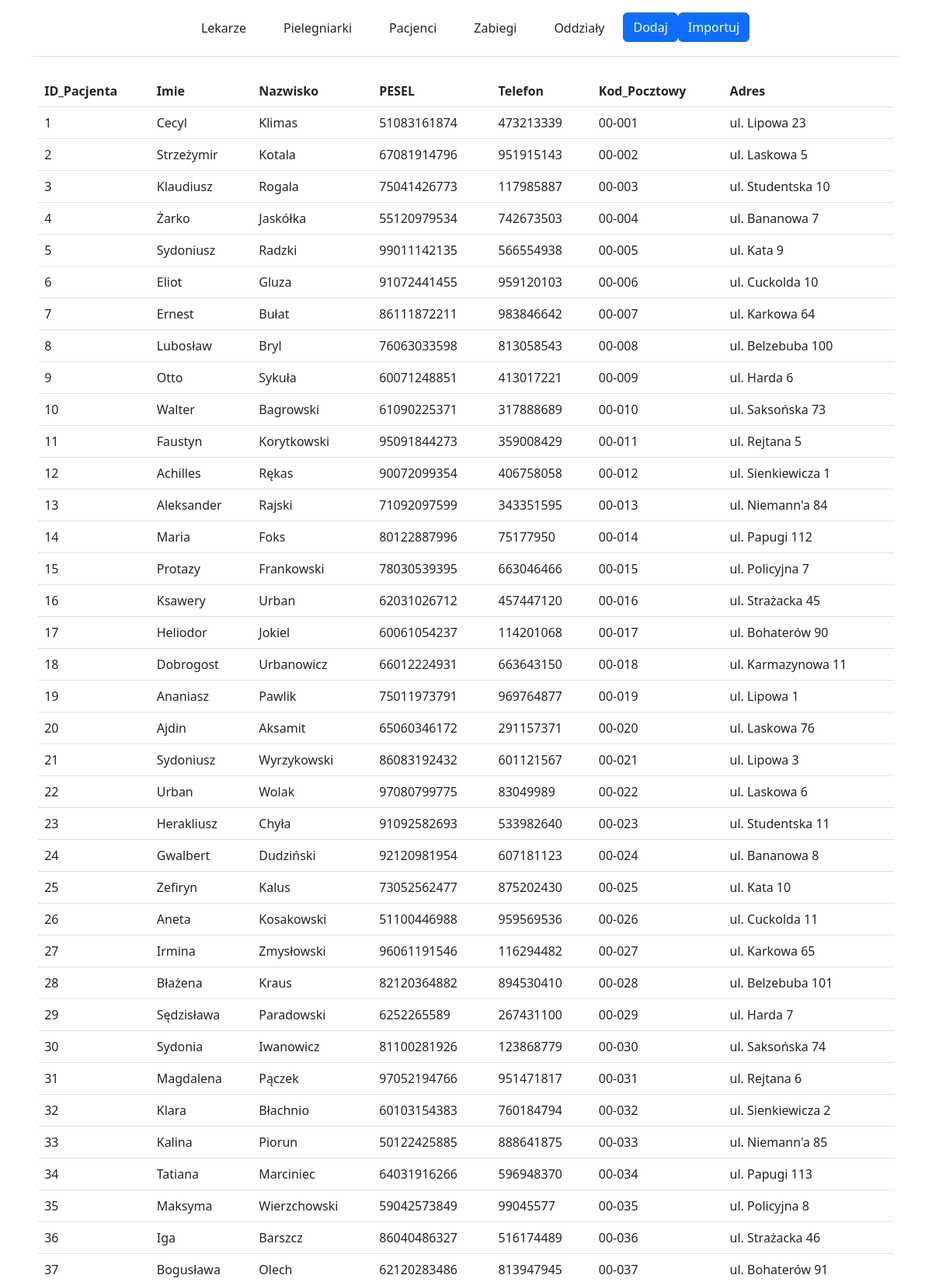
The page /mockup.php?name=Pacjenci (upper part) on the database its author committed.
### tables this page shows
CREATE TABLE `Pacjenci` (
  `ID_Pacjenta` int NOT NULL,
  `Imie` varchar(50) NOT NULL,
  `Nazwisko` varchar(50) NOT NULL,
  `PESEL` varchar(11) NOT NULL,
  `Telefon` varchar(9) DEFAULT NULL,
  `Kod_Pocztowy` varchar(6) DEFAULT NULL,
  `Adres` varchar(100) DEFAULT NULL
);

### db.php (called while the page is built, shortened)
<?php
class Baza {
    private static $db;
    private function __construct() {
        $this->conn = new mysqli('localhost', 'root', 'root', 'Szpital');
    }
    public static function getConnection() {
        if (self::$db == null) {
            self::$db = new Baza();
        }
        return self::$db;
    }
    public static function getTable($table){
        return self::$db->conn->query("CALL getData('$table')");
    }
}
?>

### mockup.php (the view, shortened to what this page needs)
<!DOCTYPE html>
<html>
    <head>
        <link href="https://cdn.jsdelivr.net/npm/bootstrap@5.3.0-alpha1/dist/css/bootstrap.min.css" rel="stylesheet">
    </head>
    <body>
        <div class="container">
            <header class="align-items-center justify-content-center justify-content-md-between py-3 mb-4 border-bottom">
                    <ul class="nav col-10 col-md-auto mb-2 justify-content-center mb-md-0">
                        <li><a href="mockup.php?name=Lekarze" class="nav-link px-4 link-dark">Lekarze</a></li>
                        <li><a href="mockup.php?name=Pielegniarki" class="nav-link px-4 link-dark">Pielegniarki</a></li>
                        <li><a href="mockup.php?name=Pacjenci" class="nav-link px-4 link-dark">Pacjenci</a></li>
                        <li><a href="mockup.php?name=Zabiegi" class="nav-link px-4 link-dark">Zabiegi</a></li>
                        <li><a href="mockup.php?name=Oddzialy" class="nav-link px-4 link-dark">Oddziały</a></li>
                        <a href='newPatient.php'><button type="button" class="btn btn-primary">Dodaj</button></a>
                        <a href='dataImport.php'><button type="button" class="btn btn-primary">Importuj</button></a>
                    </ul>
            </header>
        </div>
        <div class="row justify-content-center">
            <table class="table table-responsive" style="width: 90%">
                <?php
                    include 'db.php';
                    $tab = Baza::getTable($_GET['name']);
                    $row = $tab->fetch_assoc();
                    echo "<thead>";
                        foreach(array_keys($row) as $header) {
                            echo "<th scope='col'>".$header."</th>";
                        }
                    echo "</thead>";
                    echo "<tbody>";
                        do {
                            echo "<tr>";
                            foreach ($row as $data) {
                                echo "<td>".$data."</td>";
                            }
                            echo "</tr>";
                        } while ($row = $tab->fetch_assoc());
                    echo "</tbody>";
                ?>
            </table>
        </div>
    </body>
</html>

### rows shown on the page
pacjenci: ID_Pacjenta "1", Imie "Cecyl", Nazwisko "Klimas", PESEL "51083161874", Telefon "473213339", Kod_Pocztowy "00-001", Adres "ul. Lipowa 23"
pacjenci: ID_Pacjenta "2", Imie "Strzeżymir", Nazwisko "Kotala", PESEL "67081914796", Telefon "951915143", Kod_Pocztowy "00-002", Adres "ul. Laskowa 5"
pacjenci: ID_Pacjenta "3", Imie "Klaudiusz", Nazwisko "Rogala", PESEL "75041426773", Telefon "117985887", Kod_Pocztowy "00-003", Adres "ul. Studentska 10"
pacjenci: ID_Pacjenta "4", Imie "Żarko", Nazwisko "Jaskółka", PESEL "55120979534", Telefon "742673503", Kod_Pocztowy "00-004", Adres "ul. Bananowa 7"
pacjenci: ID_Pacjenta "5", Imie "Sydoniusz", Nazwisko "Radzki", PESEL "99011142135", Telefon "566554938", Kod_Pocztowy "00-005", Adres "ul. Kata 9"
pacjenci: ID_Pacjenta "6", Imie "Eliot", Nazwisko "Gluza", PESEL "91072441455", Telefon "959120103", Kod_Pocztowy "00-006", Adres "ul. Cuckolda 10"
pacjenci: ID_Pacjenta "7", Imie "Ernest", Nazwisko "Bułat", PESEL "86111872211", Telefon "983846642", Kod_Pocztowy "00-007", Adres "ul. Karkowa 64"
pacjenci: ID_Pacjenta "8", Imie "Lubosław", Nazwisko "Bryl", PESEL "76063033598", Telefon "813058543", Kod_Pocztowy "00-008", Adres "ul. Belzebuba 100"
pacjenci: ID_Pacjenta "9", Imie "Otto", Nazwisko "Sykuła", PESEL "60071248851", Telefon "413017221", Kod_Pocztowy "00-009", Adres "ul. Harda 6"
pacjenci: ID_Pacjenta "10", Imie "Walter", Nazwisko "Bagrowski", PESEL "61090225371", Telefon "317888689", Kod_Pocztowy "00-010", Adres "ul. Saksońska 73"
pacjenci: ID_Pacjenta "11", Imie "Faustyn", Nazwisko "Korytkowski", PESEL "95091844273", Telefon "359008429", Kod_Pocztowy "00-011", Adres "ul. Rejtana 5"
pacjenci: ID_Pacjenta "12", Imie "Achilles", Nazwisko "Rękas", PESEL "90072099354", Telefon "406758058", Kod_Pocztowy "00-012", Adres "ul. Sienkiewicza 1"
pacjenci: ID_Pacjenta "13", Imie "Aleksander", Nazwisko "Rajski", PESEL "71092097599", Telefon "343351595", Kod_Pocztowy "00-013", Adres "ul. Niemann'a 84"
pacjenci: ID_Pacjenta "14", Imie "Maria", Nazwisko "Foks", PESEL "80122887996", Telefon "75177950", Kod_Pocztowy "00-014", Adres "ul. Papugi 112"
pacjenci: ID_Pacjenta "15", Imie "Protazy", Nazwisko "Frankowski", PESEL "78030539395", Telefon "663046466", Kod_Pocztowy "00-015", Adres "ul. Policyjna 7"
pacjenci: ID_Pacjenta "16", Imie "Ksawery", Nazwisko "Urban", PESEL "62031026712", Telefon "457447120", Kod_Pocztowy "00-016", Adres "ul. Strażacka 45"
pacjenci: ID_Pacjenta "17", Imie "Heliodor", Nazwisko "Jokiel", PESEL "60061054237", Telefon "114201068", Kod_Pocztowy "00-017", Adres "ul. Bohaterów 90"
pacjenci: ID_Pacjenta "18", Imie "Dobrogost", Nazwisko "Urbanowicz", PESEL "66012224931", Telefon "663643150", Kod_Pocztowy "00-018", Adres "ul. Karmazynowa 11"
pacjenci: ID_Pacjenta "19", Imie "Ananiasz", Nazwisko "Pawlik", PESEL "75011973791", Telefon "969764877", Kod_Pocztowy "00-019", Adres "ul. Lipowa 1"
pacjenci: ID_Pacjenta "20", Imie "Ajdin", Nazwisko "Aksamit", PESEL "65060346172", Telefon "291157371", Kod_Pocztowy "00-020", Adres "ul. Laskowa 76"
pacjenci: ID_Pacjenta "21", Imie "Sydoniusz", Nazwisko "Wyrzykowski", PESEL "86083192432", Telefon "601121567", Kod_Pocztowy "00-021", Adres "ul. Lipowa 3"
pacjenci: ID_Pacjenta "22", Imie "Urban", Nazwisko "Wolak", PESEL "97080799775", Telefon "83049989", Kod_Pocztowy "00-022", Adres "ul. Laskowa 6"
pacjenci: ID_Pacjenta "23", Imie "Herakliusz", Nazwisko "Chyła", PESEL "91092582693", Telefon "533982640", Kod_Pocztowy "00-023", Adres "ul. Studentska 11"
pacjenci: ID_Pacjenta "24", Imie "Gwalbert", Nazwisko "Dudziński", PESEL "92120981954", Telefon "607181123", Kod_Pocztowy "00-024", Adres "ul. Bananowa 8"
pacjenci: ID_Pacjenta "25", Imie "Zefiryn", Nazwisko "Kalus", PESEL "73052562477", Telefon "875202430", Kod_Pocztowy "00-025", Adres "ul. Kata 10"
pacjenci: ID_Pacjenta "26", Imie "Aneta", Nazwisko "Kosakowski", PESEL "51100446988", Telefon "959569536", Kod_Pocztowy "00-026", Adres "ul. Cuckolda 11"
pacjenci: ID_Pacjenta "27", Imie "Irmina", Nazwisko "Zmysłowski", PESEL "96061191546", Telefon "116294482", Kod_Pocztowy "00-027", Adres "ul. Karkowa 65"
pacjenci: ID_Pacjenta "28", Imie "Błażena", Nazwisko "Kraus", PESEL "82120364882", Telefon "894530410", Kod_Pocztowy "00-028", Adres "ul. Belzebuba 101"
pacjenci: ID_Pacjenta "29", Imie "Sędzisława", Nazwisko "Paradowski", PESEL "6252265589", Telefon "267431100", Kod_Pocztowy "00-029", Adres "ul. Harda 7"
pacjenci: ID_Pacjenta "30", Imie "Sydonia", Nazwisko "Iwanowicz", PESEL "81100281926", Telefon "123868779", Kod_Pocztowy "00-030", Adres "ul. Saksońska 74"
pacjenci: ID_Pacjenta "31", Imie "Magdalena", Nazwisko "Pączek", PESEL "97052194766", Telefon "951471817", Kod_Pocztowy "00-031", Adres "ul. Rejtana 6"
pacjenci: ID_Pacjenta "32", Imie "Klara", Nazwisko "Błachnio", PESEL "60103154383", Telefon "760184794", Kod_Pocztowy "00-032", Adres "ul. Sienkiewicza 2"
pacjenci: ID_Pacjenta "33", Imie "Kalina", Nazwisko "Piorun", PESEL "50122425885", Telefon "888641875", Kod_Pocztowy "00-033", Adres "ul. Niemann'a 85"
pacjenci: ID_Pacjenta "34", Imie "Tatiana", Nazwisko "Marciniec", PESEL "64031916266", Telefon "596948370", Kod_Pocztowy "00-034", Adres "ul. Papugi 113"
pacjenci: ID_Pacjenta "35", Imie "Maksyma", Nazwisko "Wierzchowski", PESEL "59042573849", Telefon "99045577", Kod_Pocztowy "00-035", Adres "ul. Policyjna 8"
pacjenci: ID_Pacjenta "36", Imie "Iga", Nazwisko "Barszcz", PESEL "86040486327", Telefon "516174489", Kod_Pocztowy "00-036", Adres "ul. Strażacka 46"
pacjenci: ID_Pacjenta "37", Imie "Bogusława", Nazwisko "Olech", PESEL "62120283486", Telefon "813947945", Kod_Pocztowy "00-037", Adres "ul. Bohaterów 91"

### other values the page prints
$header "ID_Pacjenta"
$header "Imie"
$header "Nazwisko"
$header "PESEL"
$header "Telefon"
$header "Kod_Pocztowy"
$header "Adres"
